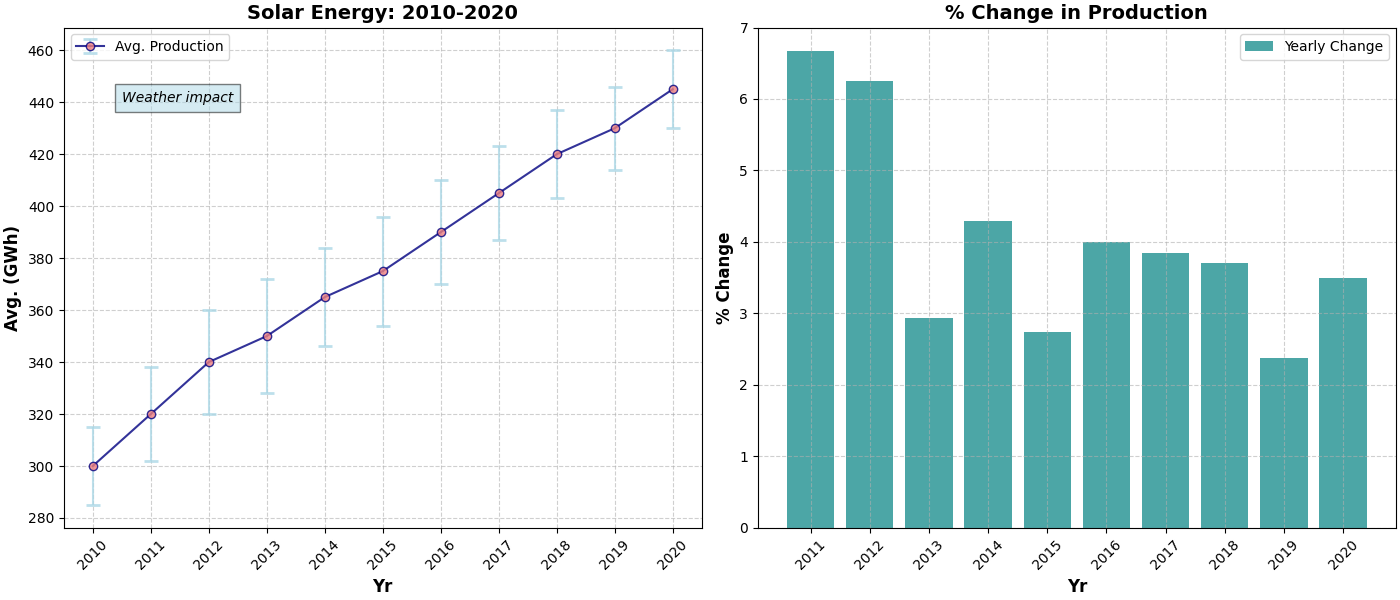

Write Python code to recreate this figure.
import matplotlib.pyplot as plt
import numpy as np

years = np.arange(2010, 2021)
average_production = np.array([300, 320, 340, 350, 365, 375, 390, 405, 420, 430, 445])
error = np.array([15, 18, 20, 22, 19, 21, 20, 18, 17, 16, 15])

percent_change = np.diff(average_production) / average_production[:-1] * 100

fig, axs = plt.subplots(1, 2, figsize=(14, 6), constrained_layout=True)

# First subplot: Line chart with error bars
axs[0].errorbar(
    years, average_production, yerr=error, fmt='-o', color='navy', ecolor='lightblue',
    linestyle='-', capsize=5, capthick=2, markerfacecolor='lightcoral', alpha=0.8, label='Avg. Production'
)
axs[0].set_title('Solar Energy: 2010-2020', fontsize=14, fontweight='bold')
axs[0].set_xlabel('Yr', fontsize=12, fontweight='bold')
axs[0].set_ylabel('Avg. (GWh)', fontsize=12, fontweight='bold')
axs[0].set_xticks(years)
axs[0].set_xticklabels(years, rotation=45)
axs[0].set_yticks(np.arange(280, 470, 20))
axs[0].grid(True, linestyle='--', alpha=0.6)
axs[0].legend(loc='upper left', fontsize=10)
axs[0].text(2010.5, 440, 'Weather impact', fontsize=10, style='italic', bbox={'facecolor': 'lightblue', 'alpha': 0.5, 'pad': 5})

# Second subplot: Bar chart showing percentage change
axs[1].bar(years[1:], percent_change, color='teal', alpha=0.7, label='Yearly Change')
axs[1].set_title('% Change in Production', fontsize=14, fontweight='bold')
axs[1].set_xlabel('Yr', fontsize=12, fontweight='bold')
axs[1].set_ylabel('% Change', fontsize=12, fontweight='bold')
axs[1].set_xticks(years[1:])
axs[1].set_xticklabels(years[1:], rotation=45)
axs[1].grid(True, linestyle='--', alpha=0.6)
axs[1].legend(loc='upper right', fontsize=10)

plt.show()
